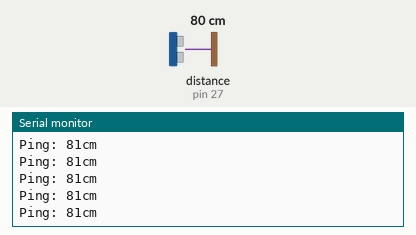
Bench run of a sketch on a simulated Teensy 4. Parts: the last lines printed to the serial monitor. The test bench sets the inputs (shaded band); at power-on: distance to the obstacle (sensor on pin 27) 80 cm. The echo pulse lasts 58.3 µs per cm.

Above: at 1.2 s.
1.3 s: distance to the obstacle (sensor on pin 27) set to 2 cm
At 1.37 s:
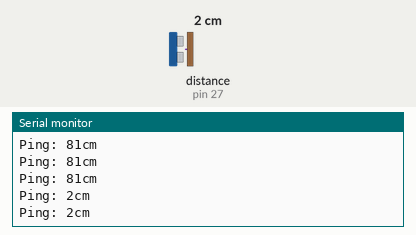
2.8 s: distance to the obstacle (sensor on pin 27) set to 4 cm
At 2.82 s:
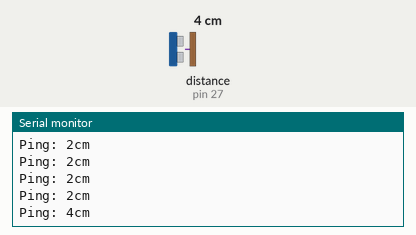
Timing chart, 0 to 5.8 s (numbered marks = the images above; inputs shaded):
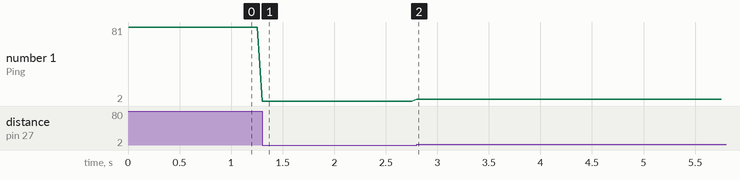

Measured:
- after the input at 1.3 s, the serial monitor: prints a new line at once (image 1)
- after the input at 2.8 s, the serial monitor: prints a new line at once (image 2)
- plotted number 1: 81 → 2 after the input at 1.3 s, 2 → 4 after the input at 2.8 s

The sketch:

NewPingEventTimer_Test.ino
```cpp
// ---------------------------------------------------------------------------
// This example shows how to use NewPing's ping_timer method which uses the Timer2 interrupt to get the
// ping time. The advantage of using this method over the standard ping method is that it permits a more
// event-driven sketch which allows you to appear to do two things at once. An example would be to ping
// an ultrasonic sensor for a possible collision while at the same time navigating. This allows a
// properly developed sketch to multitask. Be aware that because the ping_timer method uses Timer2,
// other features or libraries that also use Timer2 would be effected. For example, the PWM function on
// pins 3 & 11 on Arduino Uno (pins 9 and 11 on Arduino Mega) and the Tone library. Note, only the PWM
// functionality of the pins is lost (as they use Timer2 to do PWM), the pins are still available to use.
// NOTE: For Teensy/Leonardo (ATmega32U4) the library uses Timer4 instead of Timer2.
// ---------------------------------------------------------------------------
#include <NewPing.h>

#define TRIGGER_PIN   A12 // Arduino pin tied to trigger pin on ping sensor.
#define ECHO_PIN      A13 // Arduino pin tied to echo pin on ping sensor.
#define MAX_DISTANCE 200 // Maximum distance we want to ping for (in centimeters). Maximum sensor distance is rated at 400-500cm.

NewPing sonar(TRIGGER_PIN, ECHO_PIN, MAX_DISTANCE); // NewPing setup of pins and maximum distance.

unsigned int pingSpeed = 50; // How frequently are we going to send out a ping (in milliseconds). 50ms would be 20 times a second.
unsigned long pingTimer;     // Holds the next ping time.

void setup() {
  Serial.begin(115200); // Open serial monitor at 115200 baud to see ping results.
  pingTimer = millis(); // Start now.
}

void loop() {
  // Notice how there's no delays in this sketch to allow you to do other processing in-line while doing distance pings.
  if (millis() >= pingTimer) {   // pingSpeed milliseconds since last ping, do another ping.
    pingTimer += pingSpeed;      // Set the next ping time.
    sonar.ping_timer(echoCheck); // Send out the ping, calls "echoCheck" function every 24uS where you can check the ping status.
  }
  // Do other stuff here, really. Think of it as multi-tasking.
}

void echoCheck() { // Timer2 interrupt calls this function every 24uS where you can check the ping status.
  // Don't do anything here!
  if (sonar.check_timer()) { // This is how you check to see if the ping was received.
    // Here's where you can add code.
    Serial.print("Ping: ");
    Serial.print(sonar.ping_result / US_ROUNDTRIP_CM); // Ping returned, uS result in ping_result, convert to cm with US_ROUNDTRIP_CM.
    Serial.println("cm");
  }
  // Don't do anything here!
}
```
